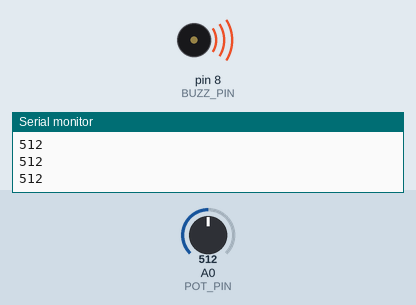
Bench run of a sketch on a simulated Arduino Uno, built with avr-gcc and run on an emulated ATmega328P. Parts: buzzer (waves = sounding), the last lines printed to the serial monitor. Inputs (shaded band) come from the test bench; at power-on: A0 (POT_PIN) = 512.

Above: at 1.2 s.
1.3 s: A0 (POT_PIN) set to 0
At 2.5 s:
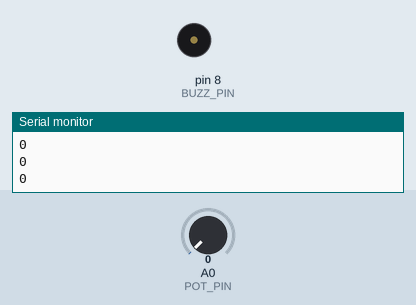
2.8 s: A0 (POT_PIN) set to 122
At 3.8 s:
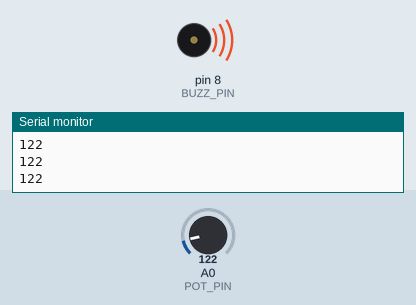
Timing chart, 0 to 5.8 s (numbered marks = the images above; inputs shaded):
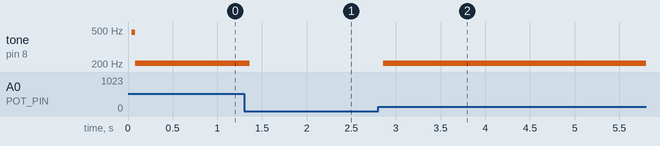

The sketch:

passive_buzzer.ino
```cpp
#define POT_PIN A0
#define BUZZ_PIN 8
int potValue=0;
void setup() {
  // put your setup code here, to run once:
  Serial.begin(9600);
  pinMode(POT_PIN, INPUT);
  pinMode(BUZZ_PIN, OUTPUT);
}

void loop() {
  // put your main code here, to run repeatedly:
  potValue=analogRead(POT_PIN);
  Serial.println(potValue);
  if (potValue==0){
    digitalWrite(BUZZ_PIN, LOW);
  } else {
    float com_delay = (940./1023.)*potValue+60;
    digitalWrite(BUZZ_PIN, HIGH);
    delayMicroseconds(com_delay);
    digitalWrite(BUZZ_PIN, LOW);
    delayMicroseconds(com_delay);
  }
}
```

Measured:
- after the input at 1.3 s, tone on pin 8 (BUZZ_PIN): 205 Hz → silent after 0.06 s
- after the input at 2.8 s, tone on pin 8 (BUZZ_PIN): silent → 205 Hz after 0.06 s
